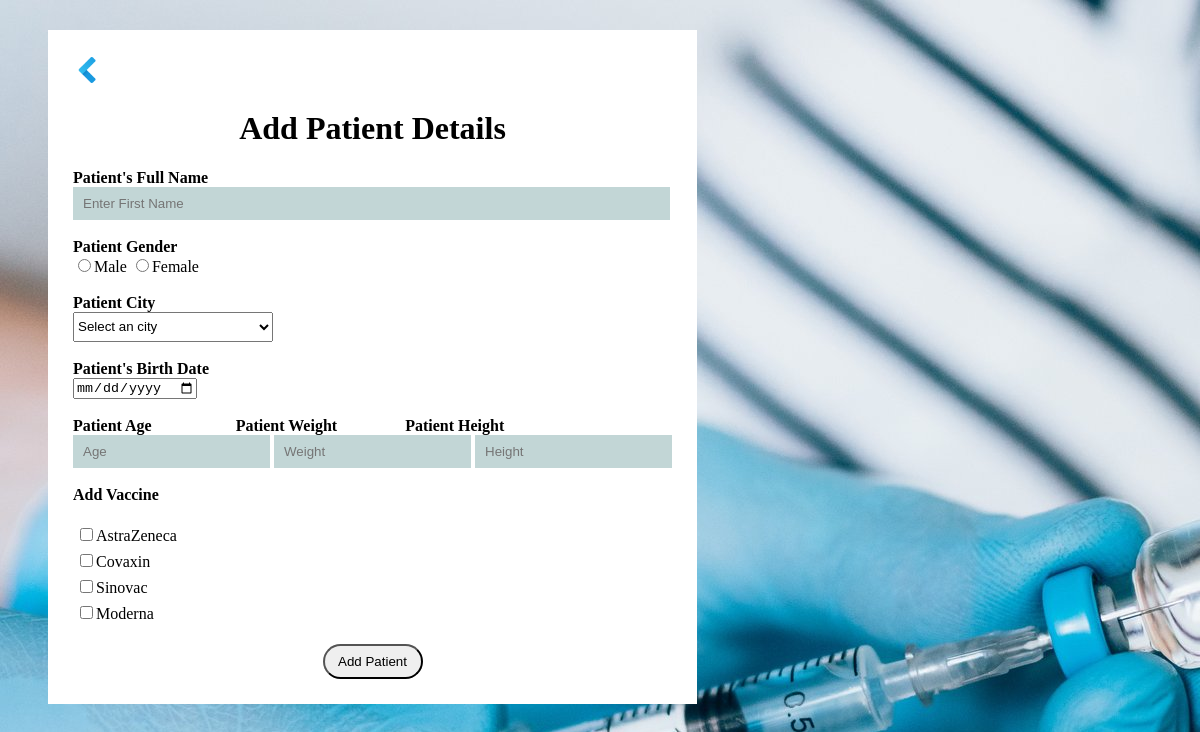
The page /e_vaccination_PHP/addchild.php on the database its author committed.
### tables this page shows
CREATE TABLE `vaccine` (
  `name` varchar(50) NOT NULL,
  `timing` varchar(20) NOT NULL
);

### e_vaccination_PHP/addchild.php (the view, shortened to what this page needs)
<!DOCTYPE html>
<html>
<head>
</head>
<body>
<form method="POST" class="container" action="<?php $_SERVER['PHP_SELF'] ?>">
<div style="padding:20;font-size:20">
<a href="parentindex.php"><img src="backarrow.png" width="30" height="30"></a>
<center><h1 >Add Patient Details</h1></center>
<label><b>Patient's Full Name</b></label></br>
<input type="text" name="cname" class="text" placeholder="Enter First Name" size="70" /></br></br>
<label><b>Patient Gender</b></label></br>
<input type="radio" name="cgender" value="Male" />Male
              	       <input type="radio" name="cgender" value="Female" />Female
<label ><b>Patient City</b></label></br>
<select name="ccity">
	<option value="none" selected disabled hidden> Select an city</option>
</select>
<label ><b>Patient's Birth Date </b></label></br>
	<input type="date" name="cbirth" />
<label><b>Patient Age </b></label> &nbsp; &nbsp; &nbsp; &nbsp; &nbsp; &nbsp; &nbsp; &nbsp; &nbsp; &nbsp;
<label><b>Patient Weight </b></label>&nbsp; &nbsp; &nbsp; &nbsp; &nbsp; &nbsp; &nbsp; &nbsp;
<label><b>Patient Height </b></label><br>
<input type="number" name="cage" class="text" placeholder="Age" />
<input type="number" name="cweight" class="text" placeholder="Weight" />
<input type="number" name="cheight" class="text" placeholder ="Height" />
<label ><b>Add Vaccine</b></label></br>
<br>
<?php
	include 'database_connection.php';
	$query="SELECT * FROM vaccine";
	$result=mysqli_query($con,$query);
	while ($row = mysqli_fetch_array($result))
	{
		echo "<table>
				<tr>
					<td><input type='checkbox' name='chk[]' value='".$row['name']."' />".$row['name']."</td>
				</tr>
			  </table>";
	}
?>
<br>
<center><input type="Submit" name="addchild" value="Add Patient"/></center>
</div>
</body>
</html>

### e_vaccination_PHP/addchild.php (style rules this page uses)
body { background-repeat:no-repeat; background: url('childback.jpg'); }
.text { background-color:#c2d6d6; border:none; padding:9px 10px; }
.container { position:absolute; margin: 22px 50px 50px 40px; padding: 25px; background-color: white; font-family:Century Gothic; }
select { width: 200px; height: 30px; }
input[type='submit'] { width:100px; height:35px; border-radius:50px 50px 50px 50px; }

### rows shown on the page
vaccine: name "AstraZeneca"
vaccine: name "Covaxin"
vaccine: name "Sinovac"
vaccine: name "Moderna"
